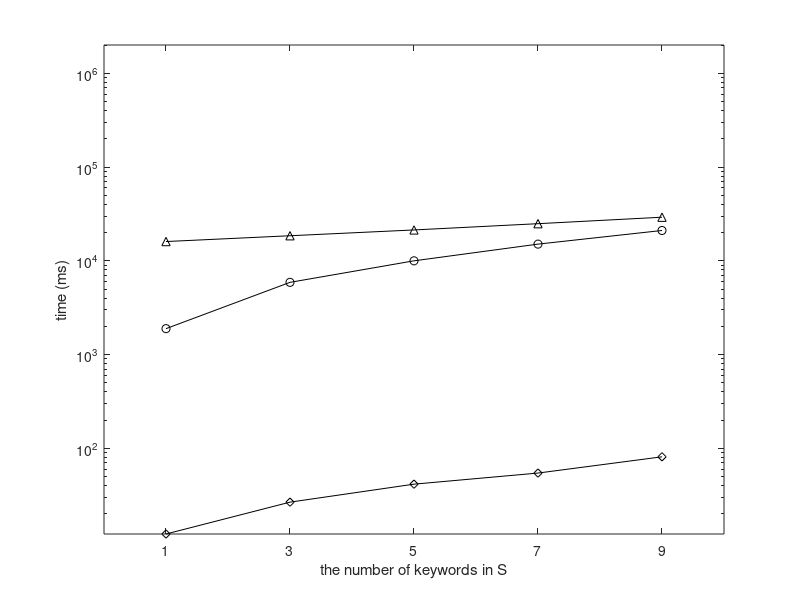

Write the MATLAB code that produced this figure. (Note: this script raises an error after producing the figure.)

set(gcf,'color',[1, 1, 1]);
set(gcf,'unit','centimeters','position',[10 5 9 7]);

x=[1, 2, 3, 4, 5];
y1 = [16041.33001	18494.2448	21324.87153	24870.82521	29151.68506];
y2 = [1889.788917	5889.738489	9992.518462	15056.80496	21046.0396];
y3 = [12.20580605	26.68423345	41.50446283	54.49971423	81.23730553];

p1= semilogy(x, y1, '-k^');
hold on;
p2 = semilogy(x, y2, '-ko');
hold on;
p3 = semilogy(x, y3, '-kd');

xlabel('the number of keywords in S');
ylabel('time (ms)');

axis([0.5 5.5 0.0 2000000]);


set(gca, 'xtick', 1:5, 'XTickLabel', {'1','3','5','7','9'});
leg=legend('basic-g','basic-w','Dec', 2);
set(leg,'edgecolor','white');

set(gca, 'FontSize', 12);
set(get(gca, 'XLabel'), 'FontSize',12);
set(get(gca, 'YLabel'), 'FontSize',12);
set(findall(gcf,'type','line'),'linewidth',1.5);
set(gca, 'LineWidth', 1.5);